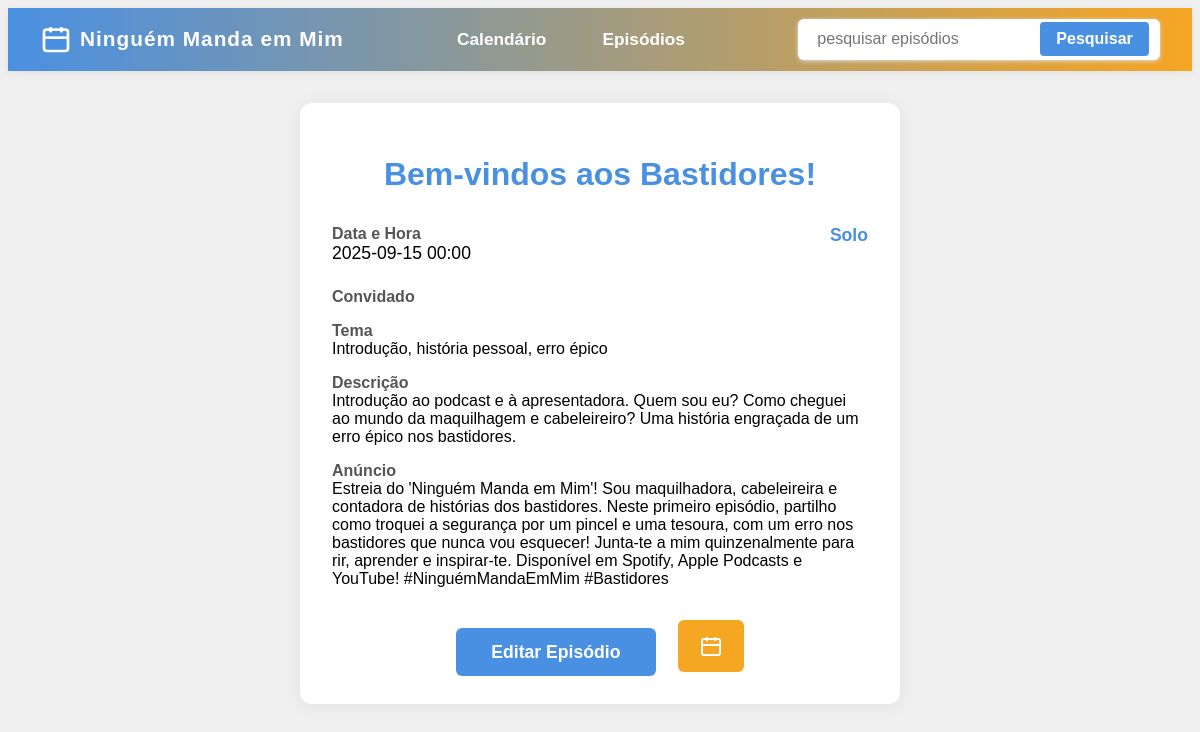
Before: /episode/3 with the older database file.
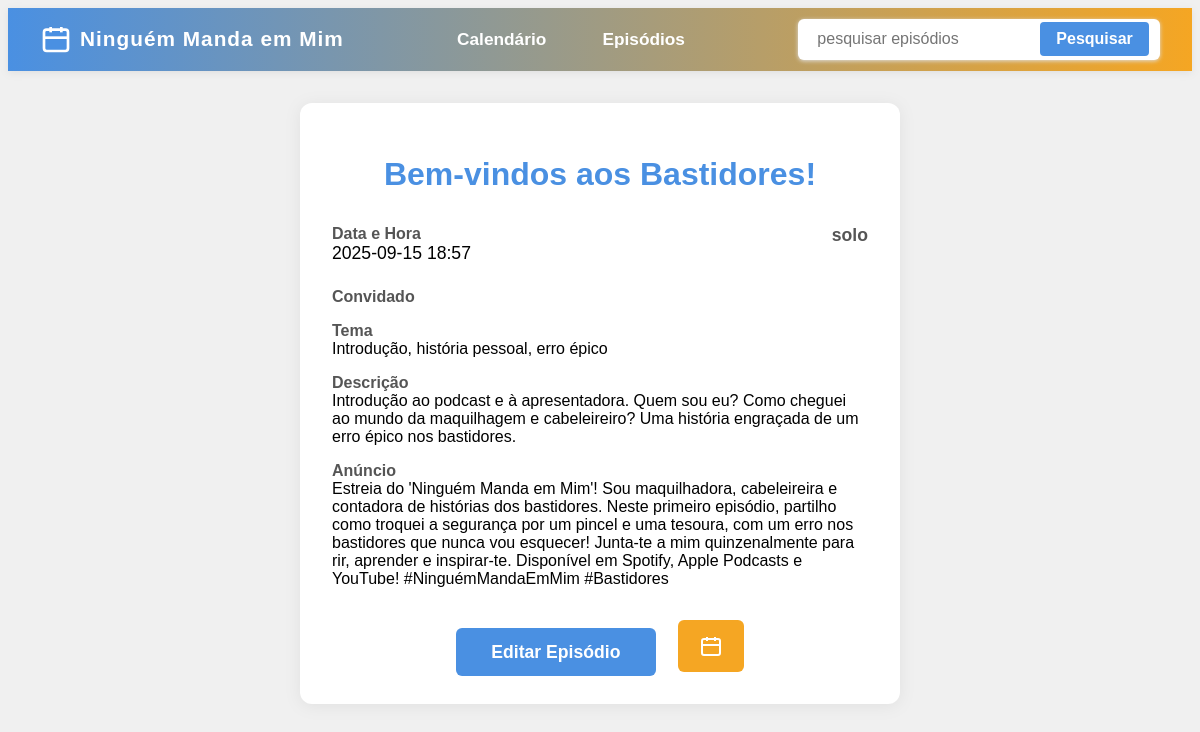
After: the same page with the newer database file.
### tables this page shows
CREATE TABLE episodes (
        id INTEGER PRIMARY KEY AUTOINCREMENT,
        podcast_id INTEGER,
        title TEXT NOT NULL,
        description TEXT,
        scheduled_date TIMESTAMP,
        type TEXT,
        guest TEXT,
        theme TEXT,
        announcement TEXT,
        FOREIGN KEY(podcast_id) REFERENCES podcasts(id)
    );

### routes/podcast_routes.py (the view)
@podcast_bp.route('/episode/<int:id>')
def episode_detail(id):
    conn = sqlite3.connect(DB_PATH)
    cursor = conn.cursor()
    cursor.execute('SELECT id, podcast_id, scheduled_date, title, type, guest, theme, description, announcement FROM episodes WHERE id=?', (id,))
    row = cursor.fetchone()
    conn.close()
    if not row:
        return render_template('episode_detail.html', episode=None)
    episode = {
        'id': row[0],
        'podcast_id': row[1],
        'scheduled_date': row[2],
        'title': row[3],
        'type': row[4],
        'guest': row[5],
        'theme': row[6],
        'description': row[7],
        'announcement': row[8]
    }
    return render_template('episode_detail.html', episode=episode)

### app.py (called while the page is built)
@app.context_processor
def inject_today():
    return dict(today=date.today())

### routes/podcast_routes.py (called while the page is built)
@podcast_bp.context_processor
def inject_calendar():
    from datetime import date
    today = date.today()
    offset = 0
    nav = request.args.get('calnav')
    jump_month = request.args.get('jump_month')
    jump_year = request.args.get('jump_year')
    if nav == 'prev':
        offset = int(request.args.get('offset', 0)) - 1
    elif nav == 'next':
        offset = int(request.args.get('offset', 0)) + 1
    elif nav == 'jump' and jump_month and jump_year:
        return {'calendar_months': get_calendar_data(0, jump_month, jump_year), 'offset': 0}
    else:
        offset = int(request.args.get('offset', 0))
    calendar_months = get_calendar_data(offset)
    return dict(calendar_months=calendar_months, offset=offset, today=today)

### templates/episode_detail.html (shortened to what this page needs)
<!DOCTYPE html>
<html lang="en">
<head>
    <link rel="stylesheet" href="/static/custom.css">
</head>
<body>
    {% include 'menu.html' %}
    <div style="max-width:600px; margin:2em auto;">
        {% if episode %}
        <div style="background:#fff; border-radius:12px; box-shadow:0 2px 16px #e0e0e0; padding:2em;">
            <h1 style="font-size:2em; margin-bottom:1em; color:#4a90e2; text-align:center;">{{ episode.title }}</h1>
            <div style="display:flex; flex-wrap:wrap; gap:1.2em; margin-bottom:1.5em;">
                <div style="flex:1; min-width:140px;">
                    <span style="font-weight:600; color:#555;">Data e Hora</span><br>
                    <span style="font-size:1.1em;">{{ episode.scheduled_date|replace('T', ' ') }}</span>
                </div>
                <div style="flex:1; min-width:140px; text-align:right;">
                    {% if episode.type == 'Convidado' %}
                        <span style="font-size:1.1em; color:#f5a623; font-weight:600;">{{ episode.type }}</span>
                    {% elif episode.type == 'Solo' %}
                        <span style="font-size:1.1em; color:#4a90e2; font-weight:600;">{{ episode.type }}</span>
                    {% else %}
                        <span style="font-size:1.1em; color:#555; font-weight:600;">{{ episode.type }}</span>
                    {% endif %}
                </div>
            </div>
            <div style="margin-bottom:1em;">
                <span style="font-weight:600; color:#555;">Convidado</span><br>
            </div>
            <div style="margin-bottom:1em;">
                <span style="font-weight:600; color:#555;">Tema</span><br>
                <span>{{ episode.theme }}</span>
            </div>
            <div style="margin-bottom:1em;">
                <span style="font-weight:600; color:#555;">Descrição</span><br>
                <span>{{ episode.description }}</span>
            </div>
            <div style="margin-bottom:1em;">
                <span style="font-weight:600; color:#555;">Anúncio</span><br>
                <span>{{ episode.announcement }}</span>
            </div>
            <div style="text-align:center; margin-top:2em;">
                <a href="/episode/{{ episode.id }}/edit" style="background:#4a90e2; color:#fff; border:none; padding:0.8em 2em; border-radius:6px; font-size:1.1em; font-weight:600; text-decoration:none; transition:background 0.2s; margin-right:1em;">Editar Episódio</a>
                <a href="/calendar_view?mode=month&date={{ episode.scheduled_date[:10] }}" style="background:#f5a623; color:#fff; border:none; padding:0.8em 1.2em; border-radius:6px; font-size:1.1em; font-weight:600; text-decoration:none; transition:background 0.2s; display:inline-flex; align-items:center; justify-content:center;" title="Ver no Calendário">
                </a>
            </div>
        </div>
        {% endif %}
    </div>
</body>
</html>

Changed rows visible on the page:
changed episodes "Bem-vindos aos Bastidores!": scheduled_date "2025-09-15 00:00" → "2025-09-15 18:57"; type "Solo" → "solo"
